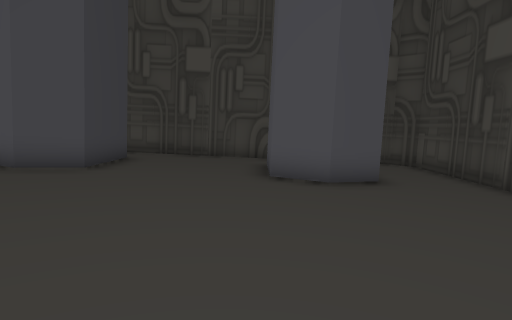
[1] (above)

16 first-person views from a walk through a 3-D level made in the Unity game engine. The camera is 1.2 m above the floor, tilts 8° down and sees 75° across. The floor is counted in squares, 1 m on a side. Each view is taken from the middle of a square. On the plan, view 1 faces up. The plan holds only what a view shows up to about 14 squares ahead; the rest is blank. The place goes on beyond the plan.

[2]
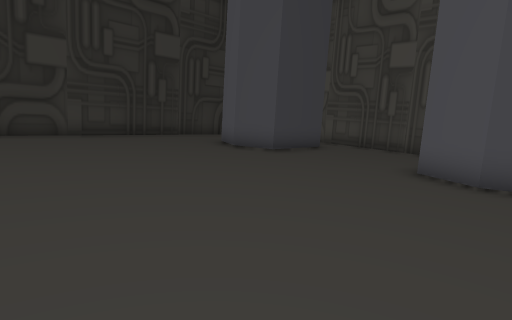

[3]
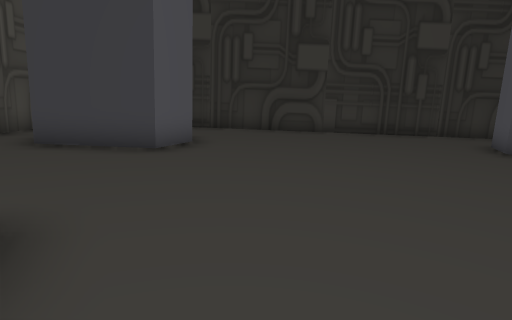

[4]
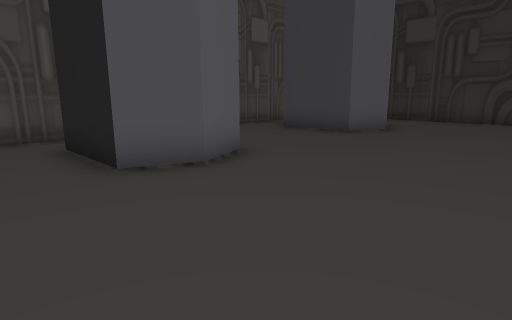

[5]
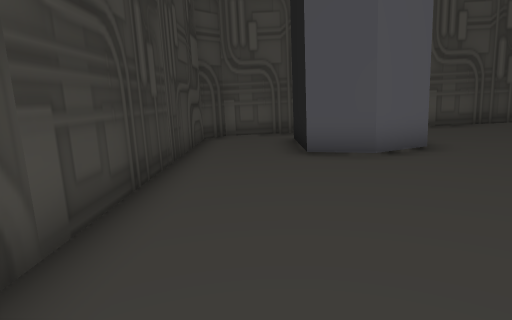

[6]
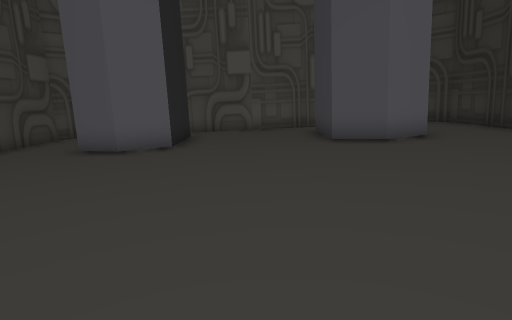

[7]
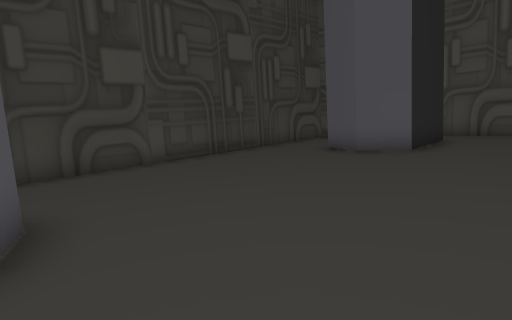

[8]
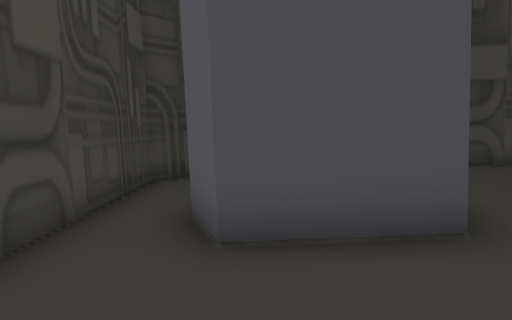

[9]
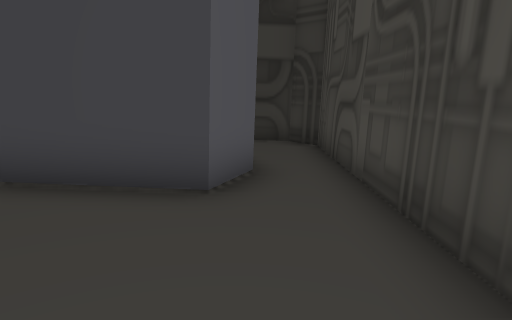

[10]
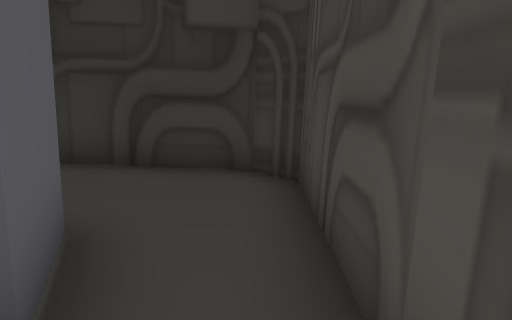

[11]
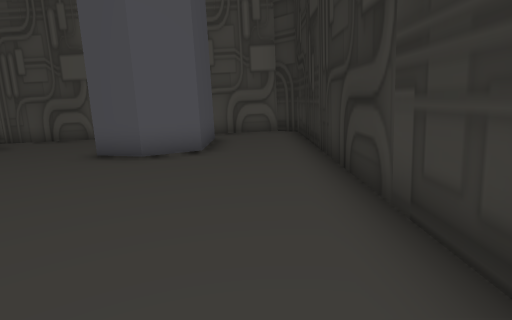

[12]
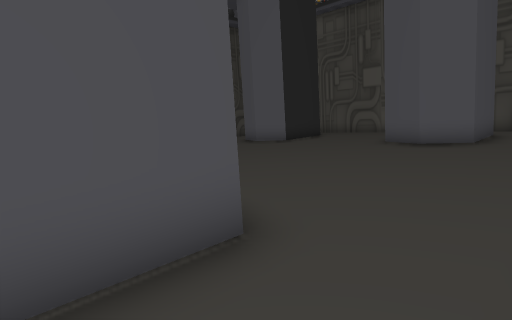

[13]
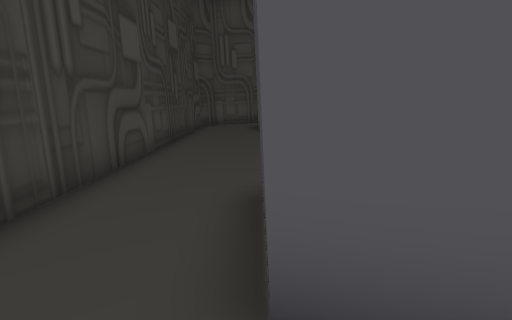

[14]
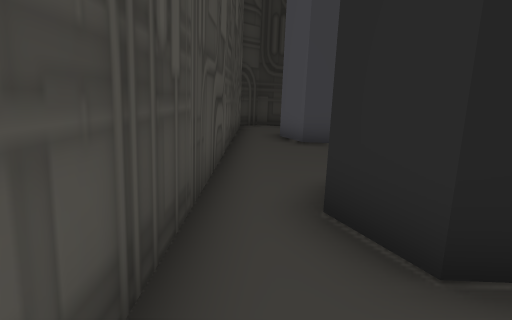

[15]
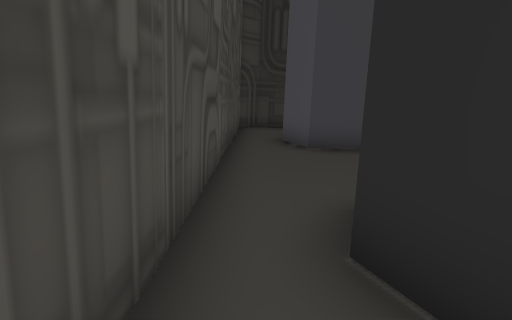

[16]
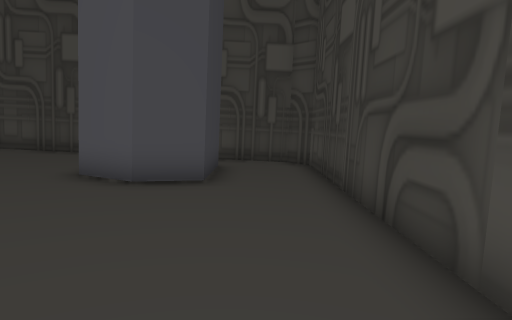

### Floor plan
Key: @ floor where view 1 was taken; # wall or solid block; . main floor; : floor 0.25 m higher than the main floor; - floor 0.25 m lower than the main floor; + floor 0.5 m higher than the main floor; _ floor 0.5 m lower than the main floor; < floor 0.75 m lower than the main floor.
Columns run from 10 left of view 1 to 6 right of it. Each row starts with its distance up from view 1.
 13  ################
 12 ##.-----______<<#
 11 ##..##---__##__<#
 10 #...###---####_<#
  9 #..## #---## #__#
  8 #..####---####__#
  7 #:.....------___#
  6 #::.....-----___#
  5 #:::.....-----__#
  4 #::::.....-----_#
  3 #::::......-----#
  2 #:::::.....-----#
  1 #+:::::.....----#
  0 #++:::::..@..---#
 -1 #++####::.####--#
 -2 #++#  #:::#  #.-#
 -3 #++## #:::## #..#
 -4 #+++###::::###..#
 -5 ##+++++:::::....#
 -6  ################

Where each view was taken, in squares from view 1:
view 1: 0 up, 0 right, facing up
view 2: 0 up, 3 right, facing up-left
view 3: 1 up, 3 right, facing left
view 4: 4 up, 5 right, facing down-left
view 5: 6 up, 4 right, facing down
view 6: 8 up, 2 left, facing down
view 7: 8 up, 3 left, facing down-right
view 8: 10 up, 3 left, facing right
view 9: 11 up, 0 right, facing left
view 10: 12 up, 4 left, facing left
view 11: 7 up, 8 left, facing down
view 12: 10 up, 9 left, facing down-right
view 13: 12 up, 3 right, facing down
view 14: 5 down, 5 right, facing left
view 15: 5 down, 4 right, facing left
view 16: 1 up, 4 right, facing up
